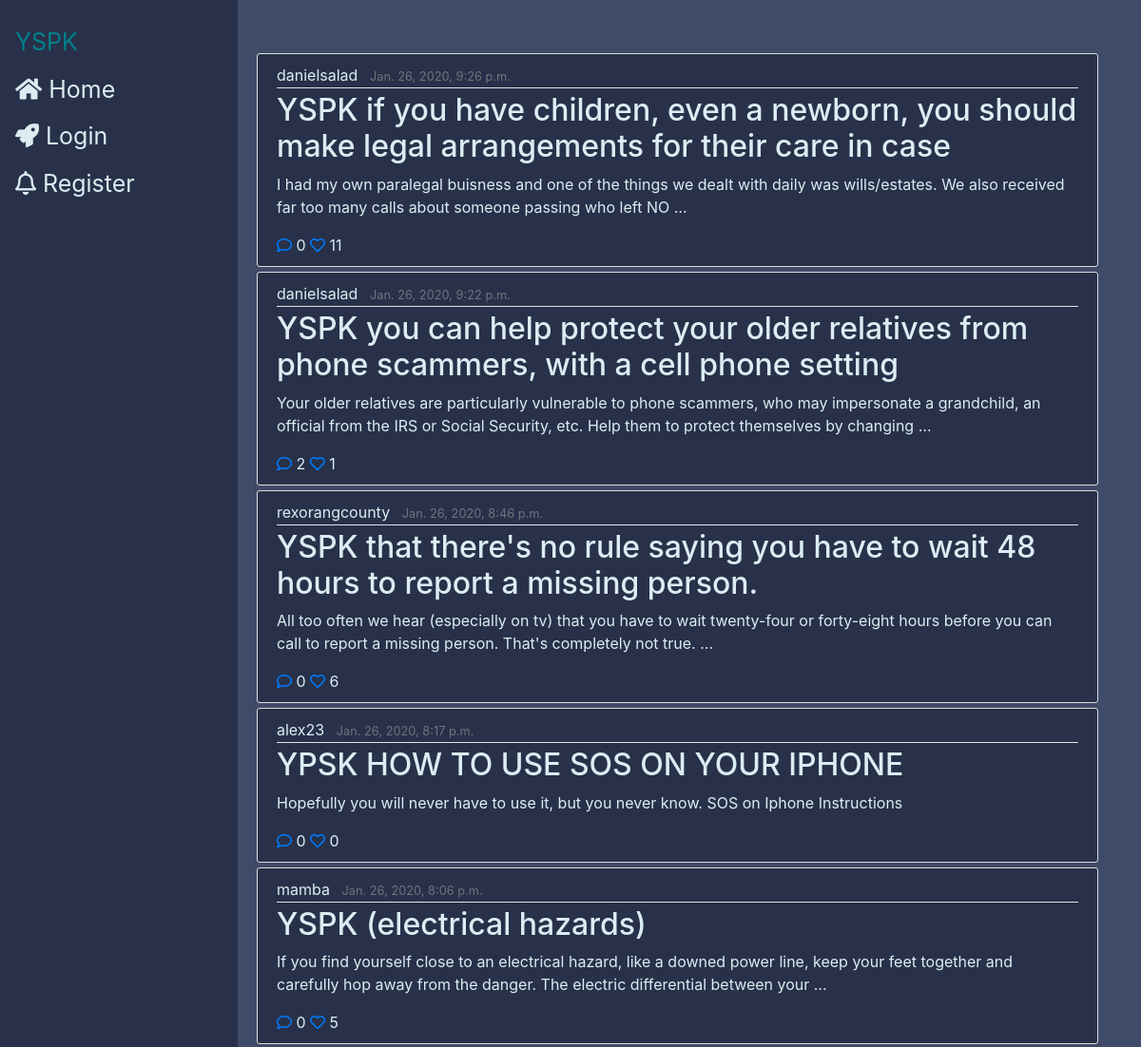
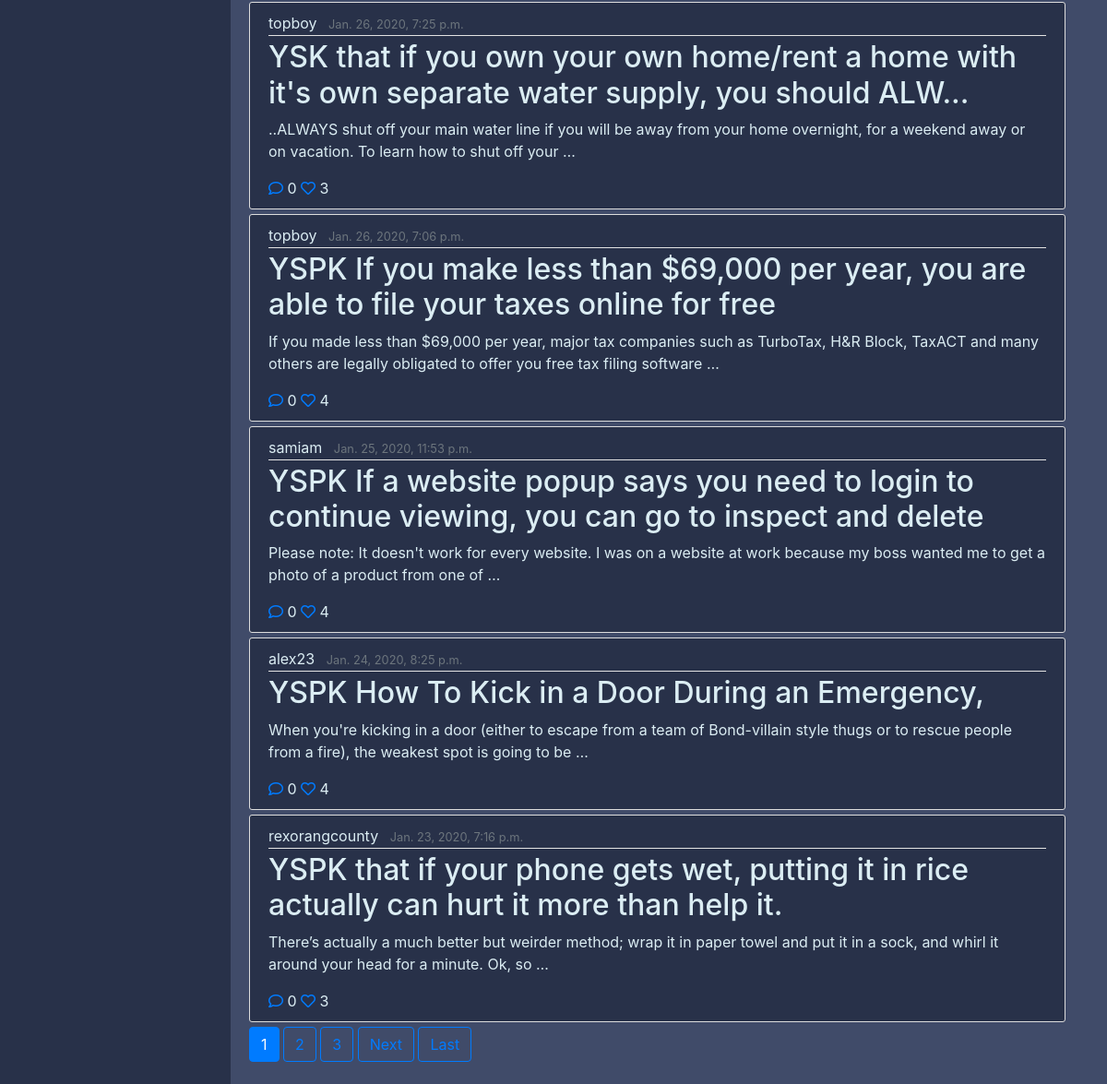
The page / on the database its author committed (2 pictures, top to bottom).
### feed/models.py (models this page shows, shortened)
class Post(models.Model):
    title = models.CharField(max_length=100)
    content = models.TextField()
    date_posted = models.DateTimeField(default=timezone.now)
    author = models.ForeignKey(User(), on_delete=models.CASCADE) #if a user is deleted, their posts are also deleted
    likes = models.ManyToManyField(User, related_name="likes", blank=True)
    def total_likes(self):
        return self.likes.count()
    def get_likers(self):
        return self.likes.all()

### feed/views.py (the view)
# urls.py: path('', PostListView.as_view(), name='feed-home'),
class PostListView(ListView):
    model = Post
    paginate_by = 10
    template_name = 'feed/home.html'
    context_object_name = 'posts'
    ordering = ['-date_posted']

### feed/templates/feed/home.html (shortened to what this page needs)
{%extends "feed/base_temp.html"%}
{% block content %}
    <ul style="list-style-type:none" class="stream">
      {% for post in posts %}
      <li class="postobj" post-id="{{post.id}}">
          {% include "feed/single_post.html" %}
      </li>
      {% endfor %}
      {% if is_paginated %}
        {% include "feed/pagination.html" %}
      {% endif %}
    </ul>
{% endblock content%}

### feed/templates/feed/single_post.html
<article class="media content-section">
  <div class="media-body">
    <div class="article-metadata">
      <a class="mr-2" href="{% url 'user-posts' post.author %}"><span class="username">{{ post.author }}</span></a>
      <small class="text-muted">{{ post.date_posted }}</small>
    </div>
    <h2><a class="article-title" href="{% url 'post_detail' post.id %}">{{ post.title }}</a></h2>
    <p class="article-content">{{ post.content |truncatewords:30}}</p>
    <div id="interactions">
      {% include "feed/interactions.html" %}
    </div>
  </div>
</article>

### feed/templates/feed/interactions.html (shortened to what this page needs)
  <a href="{% url 'post_detail' post.id %}" class="comment"><i class="far fa-comment"></i>
  <span class="total-likess">{{ post.comments.count }}
  <a href="" class="like">
    {% if request.user in post.get_likers %}
      <i class="heart fa fa-heart" style="color:#FF0000;"></i>
    {% else %}
      <i class="heart far fa-heart"></i>
    {% endif %}
  </a>
  <span class="total-likes">{{post.total_likes}} </span>

### feed/static/feed/main.css (style rules this page uses)
body { background: #404b69; color: #333333; margin-top: 3.5rem; }
h1, h2, h3, h4, h5, h6 { color: #444444; }
p, span, div { color: #dbedf3 }
ul { margin: 0; }
.content-section { background: #283149; padding: 10px 20px; border: 1px solid #dddddd; border-radius: 3px; margin-bottom: 5px; }
.article-title { color: #dbedf3; }
.article-content { white-space: pre-line; }
.article-metadata { padding-bottom: 1px; margin-bottom: 4px; border-bottom: 1px solid #e3e3e3 }

### rows shown on the page
Post: author "danielsalad", date_posted "Jan. 26, 2020, 9:26 p.m.", title "YSPK if you have children, even a newborn, you should make legal arrangements for their care in case", content "I had my own paralegal buisness and one of the things we dealt with daily was wills/estates. We also received far too many calls about someone passing who left NO …", comments.count "0", total_likes "11"
Post: author "danielsalad", date_posted "Jan. 26, 2020, 9:22 p.m.", title "YSPK you can help protect your older relatives from phone scammers, with a cell phone setting", content "Your older relatives are particularly vulnerable to phone scammers, who may impersonate a grandchild, an official from the IRS or Social Security, etc. Help them to protect themselves by changing …", comments.count "2", total_likes "1"
Post: author "rexorangcounty", date_posted "Jan. 26, 2020, 8:46 p.m.", title "YSPK that there's no rule saying you have to wait 48 hours to report a missing person.", content "All too often we hear (especially on tv) that you have to wait twenty-four or forty-eight hours before you can call to report a missing person. That's completely not true. …", comments.count "0", total_likes "6"
Post: author "alex23", date_posted "Jan. 26, 2020, 8:17 p.m.", title "YPSK HOW TO USE SOS ON YOUR IPHONE", content "Hopefully you will never have to use it, but you never know. SOS on Iphone Instructions", comments.count "0", total_likes "0"
Post: author "mamba", date_posted "Jan. 26, 2020, 8:06 p.m.", title "YSPK (electrical hazards)", content "If you find yourself close to an electrical hazard, like a downed power line, keep your feet together and carefully hop away from the danger. The electric differential between your …", comments.count "0", total_likes "5"
Post: author "topboy", date_posted "Jan. 26, 2020, 7:25 p.m.", title "YSK that if you own your own home/rent a home with it's own separate water supply, you should ALW...", content "..ALWAYS shut off your main water line if you will be away from your home overnight, for a weekend away or on vacation. To learn how to shut off your …", comments.count "0", total_likes "3"
Post: author "topboy", date_posted "Jan. 26, 2020, 7:06 p.m.", title "YSPK If you make less than $69,000 per year, you are able to file your taxes online for free", content "If you made less than $69,000 per year, major tax companies such as TurboTax, H&R Block, TaxACT and many others are legally obligated to offer you free tax filing software …", comments.count "0", total_likes "4"
Post: author "samiam", date_posted "Jan. 25, 2020, 11:53 p.m.", title "YSPK If a website popup says you need to login to continue viewing, you can go to inspect and delete", content "Please note: It doesn't work for every website. I was on a website at work because my boss wanted me to get a photo of a product from one of …", comments.count "0", total_likes "4"
Post: author "alex23", date_posted "Jan. 24, 2020, 8:25 p.m.", title "YSPK How To Kick in a Door During an Emergency,", content "When you're kicking in a door (either to escape from a team of Bond-villain style thugs or to rescue people from a fire), the weakest spot is going to be …", comments.count "0", total_likes "4"
Post: author "rexorangcounty", date_posted "Jan. 23, 2020, 7:16 p.m.", title "YSPK that if your phone gets wet, putting it in rice actually can hurt it more than help it.", content "There’s actually a much better but weirder method; wrap it in paper towel and put it in a sock, and whirl it around your head for a minute. Ok, so …", comments.count "0", total_likes "3"

### other values the page prints
{{ num }} "1"
{{ num }} "2" "3"
